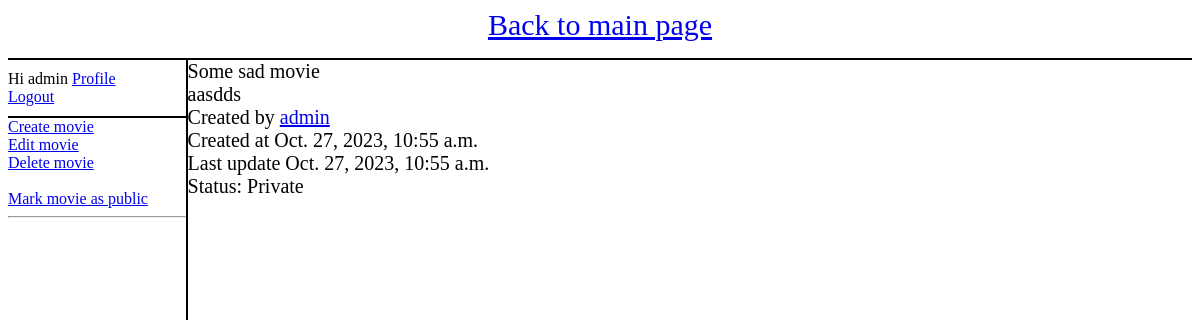
The page /movies/movie/1/ (signed in) on the database as committed earlier.
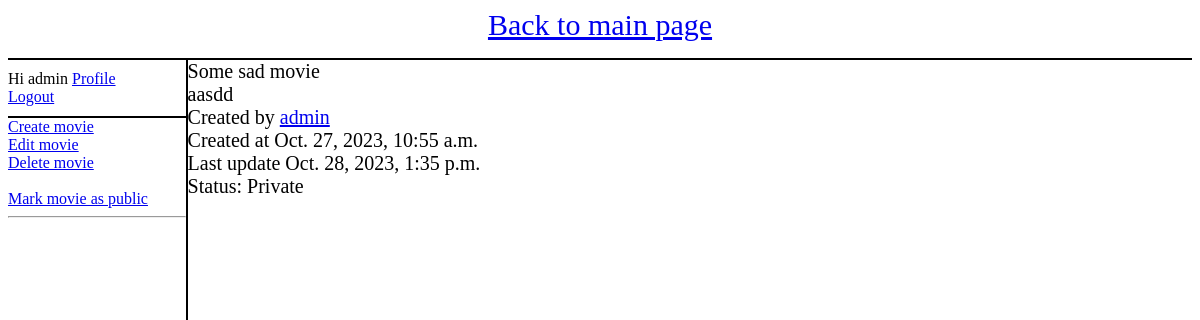
The same page on the database as committed later.
### movies/models.py (models this page shows, shortened)
class Movie(models.Model):
    name = models.CharField(max_length=100)
    description = models.TextField(max_length=500)
    created_at = models.DateTimeField(auto_now_add=True)
    updated_at = models.DateTimeField(auto_now=True)
    created_by = models.ForeignKey(User, on_delete=models.SET_NULL, null=True, related_name='movies_created')
    updated_by = models.ForeignKey(User, on_delete=models.SET_NULL, null=True, related_name='movies_updated')
    public = models.BooleanField(default=False)
    genres = models.ManyToManyField(Genre)
    tags = models.ManyToManyField(Tag)
    def is_public(self):
        return self.public

### movies/views.py (the view)
# urls.py: path("movie/<int:movie_id>/", views.movie_detail, name="movie_detail"),
def movie_detail(request, movie_id):
    context = {}
    movie = get_object_or_404(Movie, pk=movie_id)
    if not movie.public:
        if not request.user.is_staff:
            return HttpResponse("Movie is private")
    context["movie"] = movie
    return render(request, "movies/movie_detail.html", context)

### movies/templates/movies/movie_detail.html
{% extends 'movies/template.html' %}
{% block content %}
<div>
    <div class = "left-panel">
        <div class = "account">
            {% if request.user.is_authenticated %}
                <div>
                    Hi {{ request.user }} <a href="/profile/{{ request.user.id }}">Profile</a>
                </div>
                <div>
                    <a href="{% url 'logout_from_page' %}?next={{ request.path }}">Logout</a>
                </div>
            {% else %}
            <a href="{% url 'login_to_page' %}?next={{ request.path }}">Login</a>
            <a href="{% url 'register_to_page' %}?next={{ request.path }}">Register</a>
            {% endif%}
        </div>
        {% if request.user.is_staff %}
            <a href="{% url 'movie_create' %}">Create movie</a></br>
            <a href="{% url 'movie_edit' movie.id %}">Edit movie</a></br>
            <a href="{% url 'movie_delete' movie.id %}">Delete movie</a></br>
            <br/>
            {% if movie.is_public %}
                <a href="{% url 'movie_public_private' movie.id %}">Mark movie as private</a>
            {% else %}
                <a href="{% url 'movie_public_private' movie.id %}">Mark movie as public</a>
            {% endif %}
        {% endif %}
        <hr/>
    </div>
    <div class = "right-panel">
        {{ movie.name }}<br/>
        {{ movie.description }}<br/>
        Created by <a href="/profile/{{ movie.created_by.id }}">{{ movie.created_by }}</a><br/>
        Created at {{ movie.created_at }}<br/>
        Last update {{ movie.updated_at }}<br/>
        {% if movie.is_public %}
            Status: Public<br/>
        {% else %}
            Status: Private<br/>
        {% endif %}
    </div>
</div>
{% endblock content %}

Rows that differ between the two databases and show on the page:
changed Movie "Some sad movie": description "aasdds" → "aasdd"; updated_at "Oct. 27, 2023, 10:55 a.m." → "Oct. 28, 2023, 1:35 p.m."
